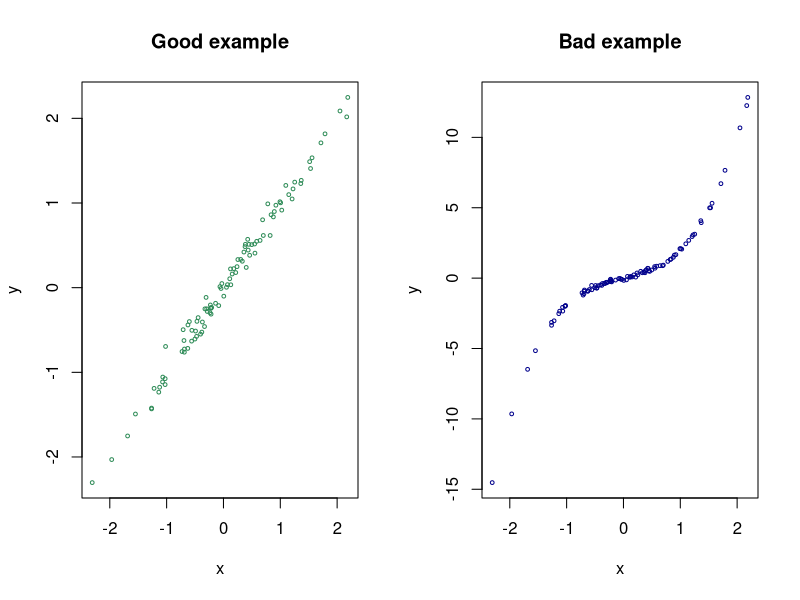
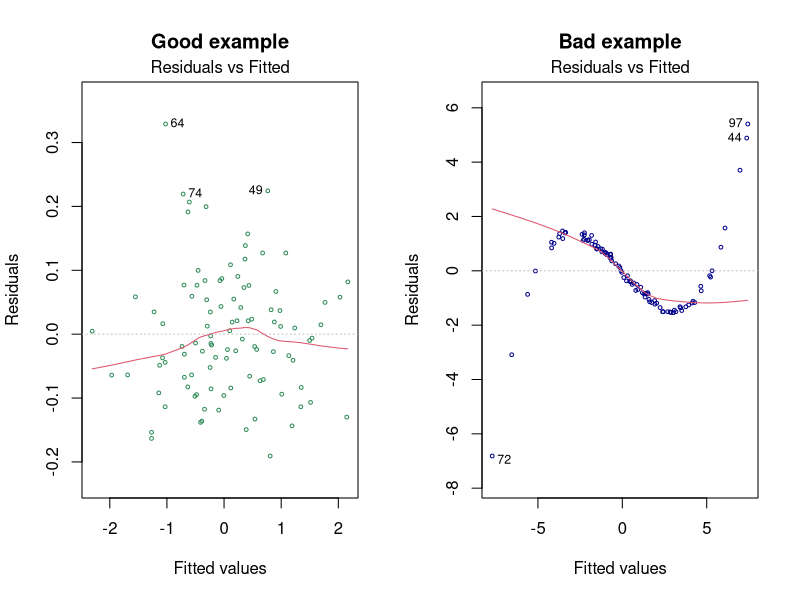
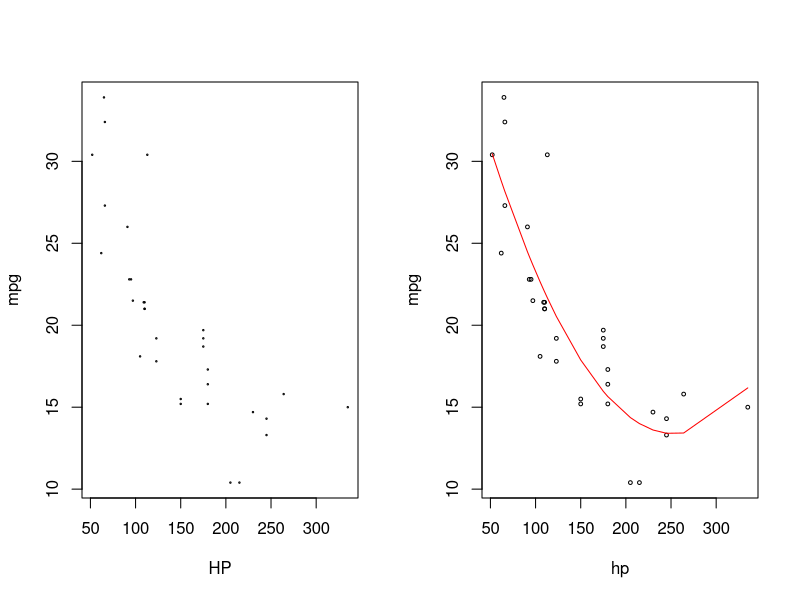
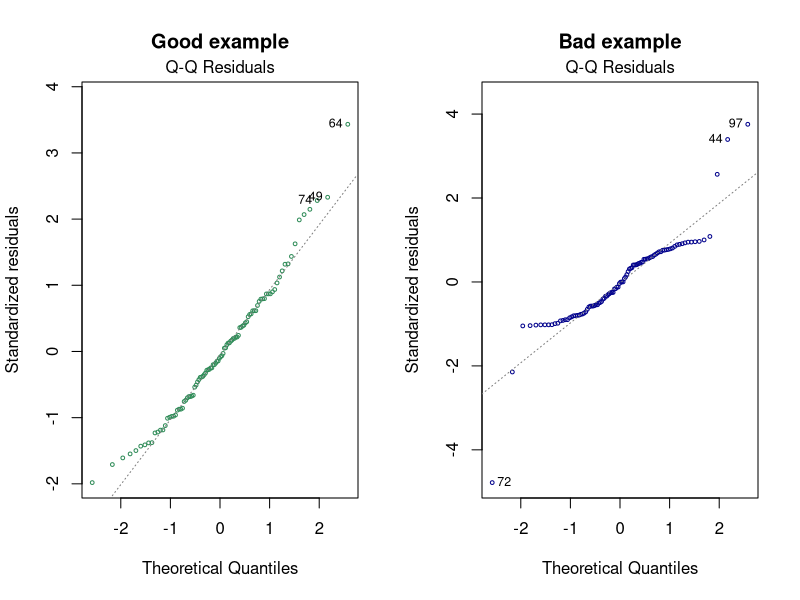
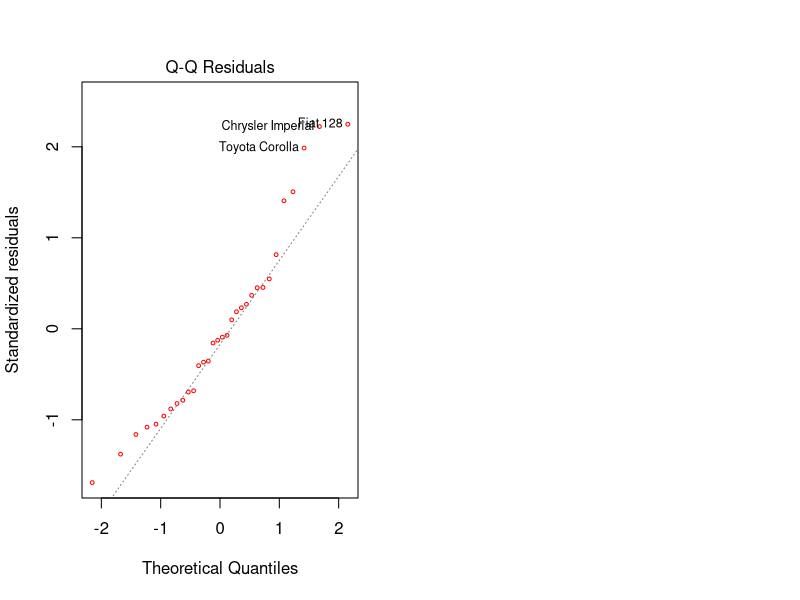

R code for these plots, in order:
## ---- chunk 1
knitr::opts_chunk$set(echo = T, warning = F, message = F)
## ---- chunk 2
set.seed(123)
x = rnorm(100)
y1 = x + rnorm(100, 0, 0.1)
y2 = x + x^3 + rnorm(100, 0, 0.1)

par(mfrow = c(1, 2))
plot(x, y1, xlab = "x", ylab = "y", main = "Good example", cex = 0.5, col = "seagreen")
plot(x, y2, xlab = "x", ylab = "y", main = "Bad example", cex = 0.5, col = "darkblue")

## ---- chunk 3
par(mfrow = c(1, 2))
plot(lm(  y1 ~ x), which = 1, col = "seagreen", main = "Good example", cex = 0.5)
plot(lm(  y2 ~ x), which = 1, col = "darkblue", main = "Bad example", cex = 0.5)
## ---- chunk 4
data("mtcars")
HP = mtcars$hp
MPG = mtcars$mpg
plot(HP, MPG, xlabl = "hp", ylab = "mpg", cex = 0.2)
## ---- chunk 5
model_polynomial <- lm(mpg ~ poly(hp, 2), data = mtcars)
model_polynomial
## ---- chunk 6
summary(model_polynomial) # See the summary table
## ---- chunk 7
plot(mpg ~ hp, data = mtcars, xlabl = "hp", ylab = "mpg", cex = 0.5)
lines(sort(mtcars$hp), fitted(model_polynomial)[order(mtcars$hp)], col="red")
## ---- chunk 8
model_simple = lm( mpg ~ hp, data = mtcars)
model_simple
## ---- chunk 9
summary(model_simple) # See the new summary table
## ---- chunk 10
backward_model = step(model_polynomial, direction = "backward", trace=F)
summary(backward_model)
## ---- chunk 11
par(mfrow = c(1, 2))
plot(lm(  y1 ~ x), which = 2, col = "seagreen", main = "Good example", cex = 0.5)
plot(lm(  y2 ~ x), which = 2, col = "darkblue", main = "Bad example", cex = 0.5)
## ---- chunk 12
mlr_model = lm(   mpg ~  wt + qsec + drat, data = mtcars)
mlr_model
## ---- chunk 13
plot(mlr_model, which = 2, cex = 0.5, col = "red")
## ---- chunk 14
mlr_model = lm(   mpg ~  wt + disp + qsec, data = mtcars)
mlr_model
## ---- chunk 15
cor(mtcars[c("wt", "disp", "qsec")])
## ---- chunk 16
mlr_model = lm(   mpg ~  wt + disp + qsec, data = mtcars)
car::vif(mlr_model)
